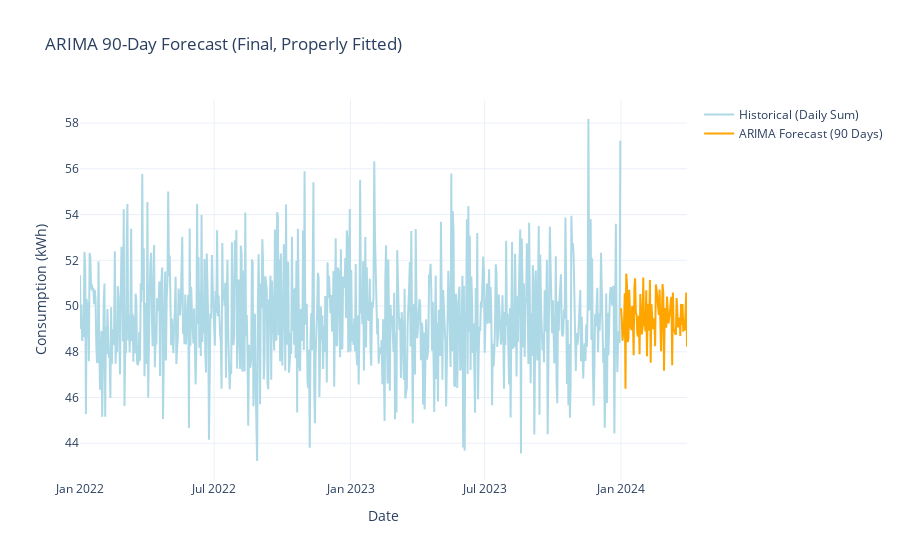

The code cell stored with this chart in its notebook:
### Code cell
fig = go.Figure()

# Historical
fig.add_trace(go.Scatter(
    x=daily_series.index,
    y=daily_series.values,
    name='Historical (Daily Sum)',
    line=dict(color='lightblue')
))

# ARIMA Forecast
fig.add_trace(go.Scatter(
    x=forecast_df['ds'],
    y=forecast_df['yhat'],
    name='ARIMA Forecast (90 Days)',
    line=dict(color='orange')
))

fig.update_layout(
    title='ARIMA 90-Day Forecast (Final, Properly Fitted)',
    xaxis_title='Date',
    yaxis_title='Consumption (kWh)',
    template='plotly_white'
)

fig.show()
